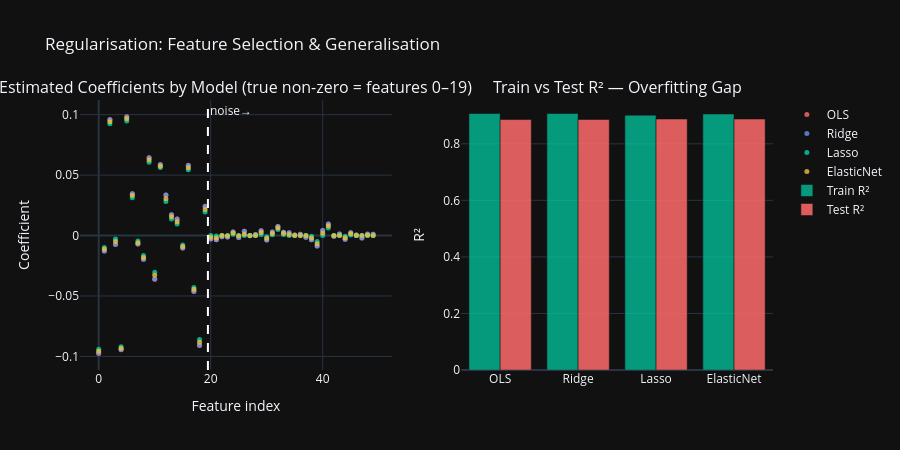

The notebook cell saved with this chart:
### Code cell
# ── Plot: coefficient paths + R² comparison ──────────────────────────────────
fig = ps.make_subplots(
    rows=1, cols=2, horizontal_spacing=0.10,
    subplot_titles=[
        'Estimated Coefficients by Model (true non-zero = features 0–19)',
        'Train vs Test R² — Overfitting Gap'
    ]
)

COLORS = {'OLS':'#ff6b6b', 'Ridge':'cornflowerblue',
          'Lasso':'#00d4aa', 'ElasticNet':'#f0c040'}

feat_idx = np.arange(N_FEATURES)
for name, res in results.items():
    fig.add_trace(
        go.Scatter(x=feat_idx, y=res['coef'], mode='markers',
                   name=name, marker=dict(color=COLORS[name], size=5, opacity=0.8)),
        row=1, col=1
    )

# Mark true signal boundary
fig.add_vline(x=N_SIGNAL - 0.5, line_color='white', line_dash='dash',
              annotation_text='noise→', annotation_position='top right', row=1, col=1)

# R² bars
names = list(results.keys())
tr_r2 = [results[n]['train_r2'] for n in names]
te_r2 = [results[n]['test_r2']  for n in names]
fig.add_trace(go.Bar(x=names, y=tr_r2, name='Train R²',
                     marker_color='#00d4aa', opacity=0.7), row=1, col=2)
fig.add_trace(go.Bar(x=names, y=te_r2, name='Test R²',
                     marker_color='#ff6b6b', opacity=0.85), row=1, col=2)

fig.update_layout(
    template='plotly_dark', height=450, barmode='group',
    title='Regularisation: Feature Selection & Generalisation'
)
fig.update_xaxes(title_text='Feature index', row=1, col=1)
fig.update_yaxes(title_text='Coefficient', row=1, col=1)
fig.update_yaxes(title_text='R²', row=1, col=2)
fig.show()

### Figure 1 — Plotly figure (JSON) as saved in the notebook; plotly's stock layout.template omitted (floating-point values rounded to 4 significant figures)
{"data": [{"marker": {"color": "#ff6b6b", "opacity": 0.8, "size": 5}, "mode": "markers", "name": "OLS", "type": "scatter", "x": [0, 1, 2, 3, 4, 5, 6, 7, 8, 9, 10, 11, 12, 13, 14, 15, 16, 17, 18, 19, 20, 21, 22, 23, 24, 25, 26, 27, 28, 29, 30, 31, 32, 33, 34, 35, 36, 37, 38, 39, 40, 41, 42, 43, 44, 45, 46, 47, 48, 49], "xaxis": "x", "y": [-0.09748, -0.01282, 0.09602, -0.007355, -0.0944, 0.09836, 0.03453, -0.006997, -0.01964, 0.0644, -0.03612, 0.05865, 0.03359, 0.01721, 0.01363, -0.01029, 0.0581, -0.04629, -0.09095, 0.02413, -0.002944, -0.003396, -0.001082, -0.001251, 0.002986, -0.00157, 0.003574, -0.000176, 0.0008769, 0.004021, -0.003601, 0.002921, 0.007423, 0.002764, 0.002244, 0.0004863, 0.001011, -0.001417, -0.00343, -0.008616, 0.004157, 0.009555, -0.0006562, 0.0012, -0.003063, 0.002248, 0.0004311, -0.001966, 0.001137, 0.001069], "yaxis": "y"}, {"marker": {"color": "cornflowerblue", "opacity": 0.8, "size": 5}, "mode": "markers", "name": "Ridge", "type": "scatter", "x": [0, 1, 2, 3, 4, 5, 6, 7, 8, 9, 10, 11, 12, 13, 14, 15, 16, 17, 18, 19, 20, 21, 22, 23, 24, 25, 26, 27, 28, 29, 30, 31, 32, 33, 34, 35, 36, 37, 38, 39, 40, 41, 42, 43, 44, 45, 46, 47, 48, 49], "xaxis": "x", "y": [-0.09729, -0.01281, 0.09578, -0.007291, -0.09422, 0.09813, 0.03446, -0.006963, -0.01959, 0.06428, -0.03597, 0.05854, 0.03348, 0.01718, 0.0136, -0.01028, 0.05798, -0.04619, -0.09072, 0.02407, -0.002926, -0.0034, -0.001068, -0.001289, 0.002983, -0.0016, 0.003511, -0.0001801, 0.0008924, 0.004032, -0.003619, 0.002947, 0.007442, 0.002758, 0.002261, 0.0005067, 0.0009909, -0.001405, -0.003412, -0.008601, 0.00413, 0.009523, -0.0006354, 0.001199, -0.003078, 0.002276, 0.0004146, -0.00197, 0.001174, 0.001084], "yaxis": "y"}, {"marker": {"color": "#00d4aa", "opacity": 0.8, "size": 5}, "mode": "markers", "name": "Lasso", "type": "scatter", "x": [0, 1, 2, 3, 4, 5, 6, 7, 8, 9, 10, 11, 12, 13, 14, 15, 16, 17, 18, 19, 20, 21, 22, 23, 24, 25, 26, 27, 28, 29, 30, 31, 32, 33, 34, 35, 36, 37, 38, 39, 40, 41, 42, 43, 44, 45, 46, 47, 48, 49], "xaxis": "x", "y": [-0.09406, -0.009838, 0.09252, -0.002833, -0.092, 0.09481, 0.03134, -0.004605, -0.01652, 0.06068, -0.03029, 0.05625, 0.02811, 0.01377, 0.009579, -0.007771, 0.05433, -0.04307, -0.08605, 0.01938, 0, -0.0004518, 0, 0, 0.001062, 0, 0, 0, 0, 0.0008564, -0.001058, 0.0006755, 0.005023, 0.000785, 0, 0, 0, 0, -0.0005969, -0.004968, 0, 0.00623, 0, 0, -0.000553, 0.0004421, 0, 0, 0, 0], "yaxis": "y"}, {"marker": {"color": "#f0c040", "opacity": 0.8, "size": 5}, "mode": "markers", "name": "ElasticNet", "type": "scatter", "x": [0, 1, 2, 3, 4, 5, 6, 7, 8, 9, 10, 11, 12, 13, 14, 15, 16, 17, 18, 19, 20, 21, 22, 23, 24, 25, 26, 27, 28, 29, 30, 31, 32, 33, 34, 35, 36, 37, 38, 39, 40, 41, 42, 43, 44, 45, 46, 47, 48, 49], "xaxis": "x", "y": [-0.09565, -0.01123, 0.09409, -0.004919, -0.09322, 0.09658, 0.03309, -0.005875, -0.01818, 0.0625, -0.03295, 0.05738, 0.0305, 0.01556, 0.0115, -0.009132, 0.05599, -0.04445, -0.08825, 0.02156, -0.001363, -0.001949, 0, -0.000126, 0.001994, -0.0001163, 0.0009837, 0, 0, 0.002441, -0.002196, 0.001717, 0.006171, 0.001896, 0.0007673, 0, 0, 0, -0.002112, -0.006769, 0.001847, 0.00791, 0, 0, -0.001797, 0.001382, 0, 0, 0.0001534, 0], "yaxis": "y"}, {"marker": {"color": "#00d4aa"}, "name": "Train R²", "opacity": 0.7, "type": "bar", "x": ["OLS", "Ridge", "Lasso", "ElasticNet"], "xaxis": "x2", "y": [0.9073, 0.9073, 0.9014, 0.9055], "yaxis": "y2"}, {"marker": {"color": "#ff6b6b"}, "name": "Test R²", "opacity": 0.85, "type": "bar", "x": ["OLS", "Ridge", "Lasso", "ElasticNet"], "xaxis": "x2", "y": [0.8859, 0.886, 0.8877, 0.8877], "yaxis": "y2"}], "layout": {"annotations": [{"font": {"size": 16}, "showarrow": false, "text": "Estimated Coefficients by Model (true non-zero = features 0–19)", "x": 0.225, "xanchor": "center", "xref": "paper", "y": 1, "yanchor": "bottom", "yref": "paper"}, {"font": {"size": 16}, "showarrow": false, "text": "Train vs Test R² — Overfitting Gap", "x": 0.775, "xanchor": "center", "xref": "paper", "y": 1, "yanchor": "bottom", "yref": "paper"}, {"showarrow": false, "text": "noise→", "x": 19.5, "xanchor": "left", "xref": "x", "y": 1, "yanchor": "top", "yref": "y domain"}], "barmode": "group", "height": 450, "shapes": [{"line": {"color": "white", "dash": "dash"}, "type": "line", "x0": 19.5, "x1": 19.5, "xref": "x", "y0": 0, "y1": 1, "yref": "y domain"}], "title": {"text": "Regularisation: Feature Selection & Generalisation"}, "xaxis": {"anchor": "y", "domain": [0, 0.45], "title": {"text": "Feature index"}}, "xaxis2": {"anchor": "y2", "domain": [0.55, 1]}, "yaxis": {"anchor": "x", "domain": [0, 1], "title": {"text": "Coefficient"}}, "yaxis2": {"anchor": "x2", "domain": [0, 1], "title": {"text": "R²"}}}}
